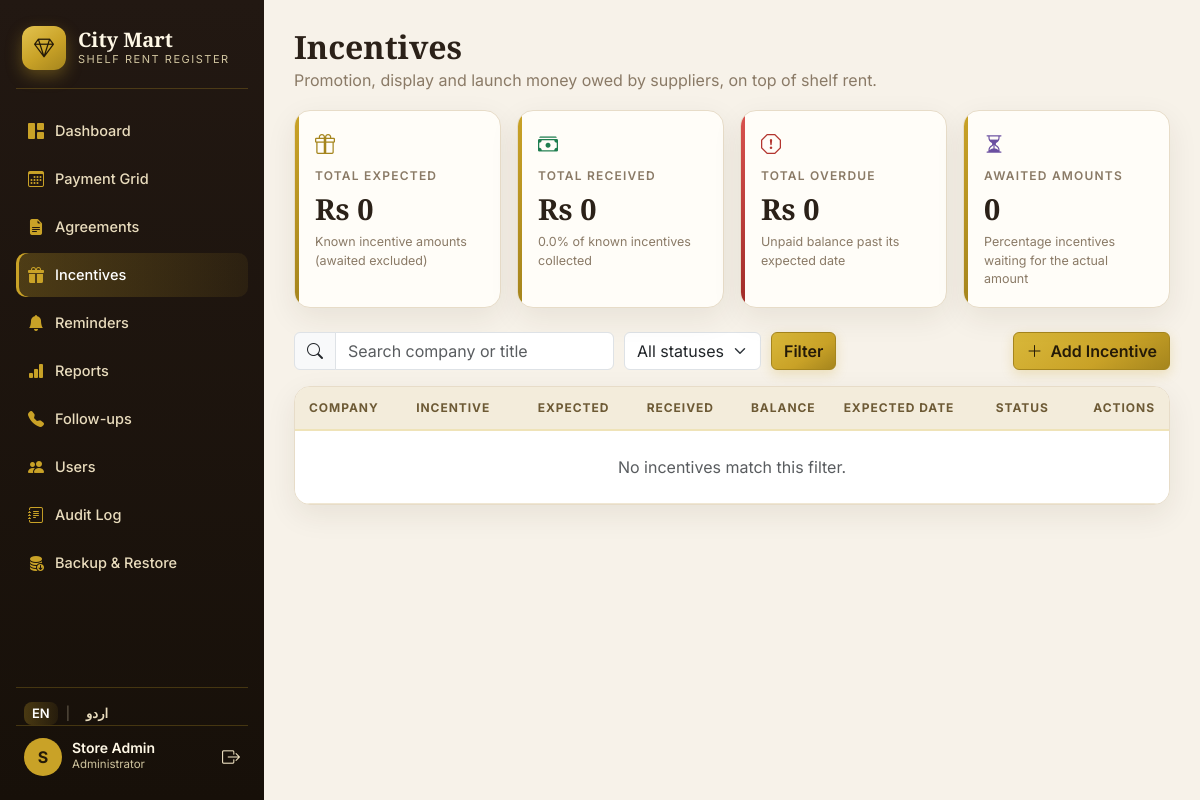
Before: /incentives.php (signed in) with the older database file.
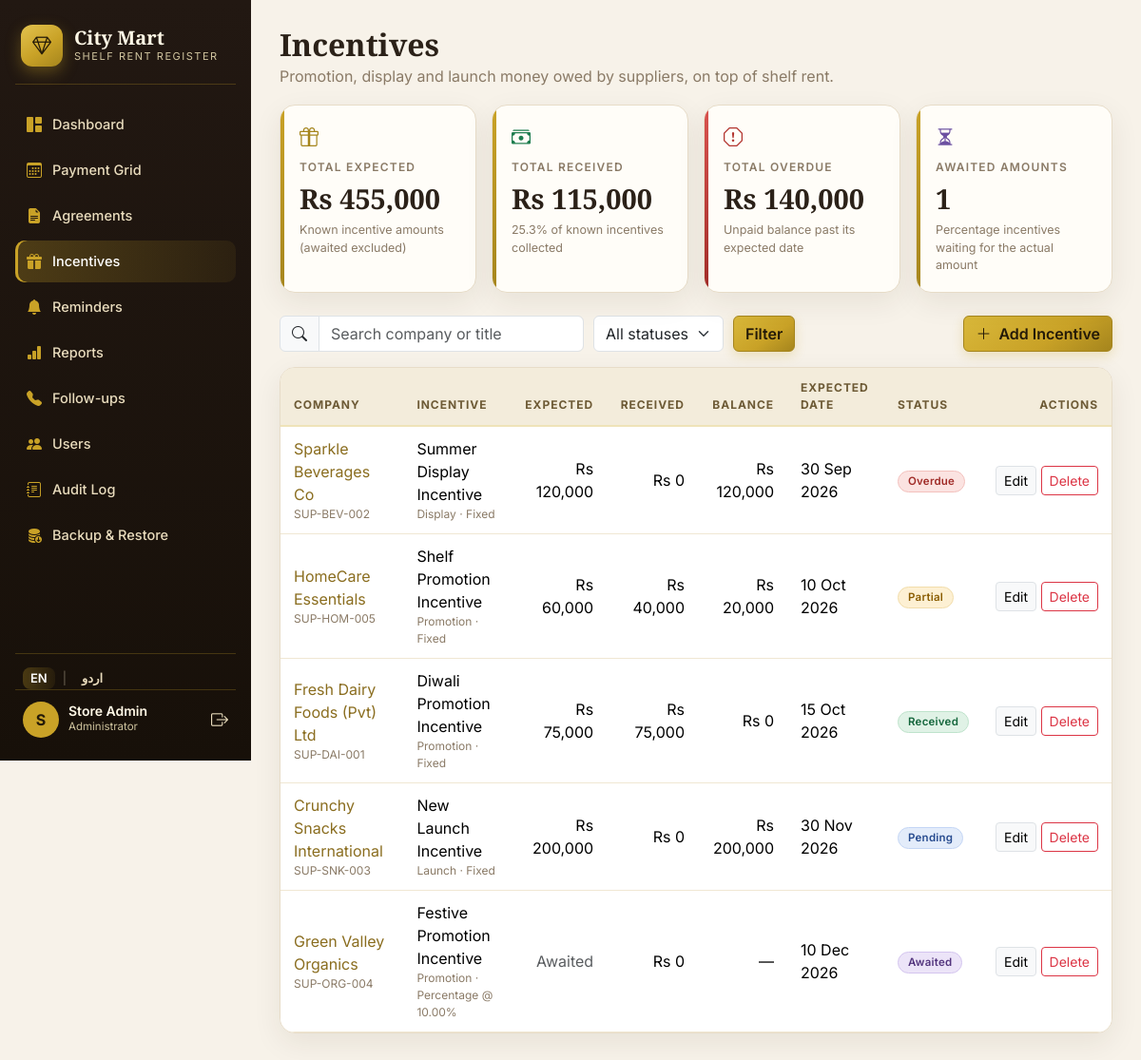
After: the same page with the newer database file.
### tables this page shows
CREATE TABLE IF NOT EXISTS incentives (
  id              INT UNSIGNED AUTO_INCREMENT PRIMARY KEY,
  agreement_id    INT UNSIGNED NOT NULL,
  title           VARCHAR(150) NOT NULL,
  type            ENUM('Promotion','Display','Launch','Target','Other') NOT NULL DEFAULT 'Promotion',
  basis           ENUM('Fixed','Percentage') NOT NULL DEFAULT 'Fixed',
  rate            DECIMAL(5,2)   NULL,            
  expected_amount DECIMAL(12,2)  NULL,            
  received_amount DECIMAL(12,2)  NOT NULL DEFAULT 0,
  expected_date   DATE NOT NULL,                  
  received_date   DATE NULL,                      
  notes           VARCHAR(255) NULL,
  created_by      INT UNSIGNED NULL,
  created_at      TIMESTAMP NOT NULL DEFAULT CURRENT_TIMESTAMP,
  updated_at      TIMESTAMP NOT NULL DEFAULT CURRENT_TIMESTAMP ON UPDATE CURRENT_TIMESTAMP,
  CONSTRAINT fk_incentives_agreement FOREIGN KEY (agreement_id) REFERENCES agreements(id) ON DELETE CASCADE,
  CONSTRAINT fk_incentives_user FOREIGN KEY (created_by) REFERENCES users(id) ON DELETE SET NULL,
  CHECK (received_amount >= 0)
);

CREATE TABLE IF NOT EXISTS agreements (
  id                INT UNSIGNED AUTO_INCREMENT PRIMARY KEY,
  supplier_name     VARCHAR(150) NOT NULL,
  ledger_code       VARCHAR(60)  NOT NULL UNIQUE,
  contact_person    VARCHAR(100) NULL,
  contact_phone     VARCHAR(40)  NULL,
  contact_email     VARCHAR(120) NULL,
  rent_type         ENUM('fixed','percentage') NOT NULL DEFAULT 'fixed',
  rent_amount       DECIMAL(12,2) NULL,           
  percentage_rate   DECIMAL(5,2)  NULL,           
  billing_frequency ENUM('monthly','quarterly','display_drive') NOT NULL DEFAULT 'monthly',
  period_from       DATE NOT NULL,
  period_to         DATE NOT NULL,
  scan_file         VARCHAR(255) NULL,            
  notes             VARCHAR(255) NULL,
  created_by        INT UNSIGNED NULL,
  created_at        TIMESTAMP NOT NULL DEFAULT CURRENT_TIMESTAMP,
  updated_at        TIMESTAMP NOT NULL DEFAULT CURRENT_TIMESTAMP ON UPDATE CURRENT_TIMESTAMP,
  CONSTRAINT fk_agreements_user FOREIGN KEY (created_by) REFERENCES users(id) ON DELETE SET NULL,
  CHECK (period_to >= period_from)
);

### lang.php (called while the page is built, shortened)
<?php
function appLang(): string
{
    return $_SESSION['lang'] ?? 'en';
}
function t(string $key): string
{
    static $dict = null;
    $lang = appLang();
    return $dict[$lang][$key] ?? $dict['en'][$key] ?? $key;
}
function langUrl(string $lang): string
{
    $params = $_GET;
    $params['lang'] = $lang;
    $page = basename($_SERVER['PHP_SELF'] ?? 'index.php');
    return $page . '?' . http_build_query($params);
}

### auth.php (called while the page is built, shortened)
<?php
require_once __DIR__ . '/config.php';
require_once __DIR__ . '/lang.php';
function currentUser(): ?array
{
    return $_SESSION['user'] ?? null;
}
function canWrite(): bool
{
    $u = currentUser();
    return $u && in_array($u['role'], ['admin', 'accountant'], true);
}
function isAdmin(): bool
{
    $u = currentUser();
    return $u && $u['role'] === 'admin';
}
function e($v): string
{
    return htmlspecialchars((string)($v ?? ''), ENT_QUOTES, 'UTF-8');
}
function money($n): string
{
    return cfg('currency') . ' ' . number_format((float)$n, 0);
}

### config.php (called while the page is built, shortened)
<?php
function cfg(string $key)
{
    $map = [
        'db_host' => DB_HOST, 'db_port' => DB_PORT, 'db_name' => DB_NAME,
        'db_user' => DB_USER, 'db_pass' => DB_PASS,
        'mart_name' => MART_NAME, 'app_name' => APP_NAME, 'currency' => CURRENCY,
        'due_day' => DUE_DAY, 'expiry_warn_days' => EXPIRY_WARN_DAYS,
        'upload_dir' => UPLOAD_DIR, 'upload_url' => UPLOAD_URL,
        'max_upload_bytes' => MAX_UPLOAD_BYTES,
    ];
    return $map[$key] ?? null;
}

### billing.php (called while the page is built, shortened)
<?php
function statusLabel(string $s): string
{
    if (function_exists('t')) {
        return t($s);
    }
    return [
        'received' => 'Received',
        'partial'  => 'Partial',
        'due'      => 'Due',
        'overdue'  => 'Overdue',
        'awaited'  => 'Awaited',
        'pending'  => 'Pending',
        'out'      => 'Out of Period',
        'nobill'   => 'No Bill',
    ][$s] ?? $s;
}
function incentiveStatus(array $inc, ?string $today = null): string
{
    $today = $today ?? date('Y-m-d');
    if ($inc['expected_amount'] === null) {
        return 'awaited';
    }
    $expected = (float)$inc['expected_amount'];
    $received = (float)$inc['received_amount'];
    if ($received >= $expected - 0.005) {
        return 'received';
    }
    if ($received > 0) {
        return 'partial';
    }
    return $inc['expected_date'] < $today ? 'overdue' : 'pending';
}
function loadIncentives(PDO $pdo, ?int $agreementId = null): array
{
    $sql = 'SELECT i.*, a.supplier_name, a.ledger_code
              FROM incentives i
              JOIN agreements a ON a.id = i.agreement_id';
    $args = [];
    $sql .= ' ORDER BY i.expected_date, i.id';
    $st = $pdo->prepare($sql);
    $st->execute($args);
    $rows = $st->fetchAll();
    $today = date('Y-m-d');
    foreach ($rows as &$r) {
        $r['status']  = incentiveStatus($r, $today);
    }
    return $rows;
}
function incentiveTotals(PDO $pdo): array
{
    $tot = ['expected' => 0.0, 'received' => 0.0, 'overdue' => 0.0, 'awaited_count' => 0];
    $today = date('Y-m-d');
    foreach (loadIncentives($pdo) as $inc) {
        if ($inc['expected_amount'] === null) {
            $tot['awaited_count']++;
            continue;
        }
        $expected = (float)$inc['expected_amount'];
        $received = (float)$inc['received_amount'];
        $tot['expected'] += $expected;
        $tot['received'] += min($received, $expected);
        if ($inc['expected_date'] < $today && $received < $expected - 0.005) {
            $tot['overdue'] += $expected - $received;
        }
    }
    return $tot;
}

### incentives.php (the view, shortened to what this page needs)
<?php
require_once __DIR__ . '/db.php';
require_once __DIR__ . '/billing.php';
require_once __DIR__ . '/layout.php';
$pdo = db();
$tot   = incentiveTotals($pdo);
$rows  = loadIncentives($pdo);
$q     = trim($_GET['q'] ?? '');
layoutHead(t('incentives'), 'incentives');
pageTitle(t('incentives'), 'Promotion, display and launch money owed by suppliers, on top of shelf rent.');
?>
<div class="row g-3 mb-4">
  <div class="col-md-6 col-xl-3">
    <div class="stat-card">
      <div class="stat-icon gold"><i class="bi bi-gift"></i></div>
      <div class="stat-label"><?= e(t('total_expected')) ?></div>
      <div class="stat-value"><?= money($tot['expected']) ?></div>
      <div class="stat-note">Known incentive amounts (awaited excluded)</div>
    </div>
  </div>
  <div class="col-md-6 col-xl-3">
    <div class="stat-card">
      <div class="stat-icon green"><i class="bi bi-cash-stack"></i></div>
      <div class="stat-label"><?= e(t('total_received')) ?></div>
      <div class="stat-value"><?= money($tot['received']) ?></div>
      <div class="stat-note"><?= $tot['expected'] > 0 ? number_format($tot['received'] / $tot['expected'] * 100, 1) : '0.0' ?>% of known incentives collected</div>
    </div>
  </div>
  <div class="col-md-6 col-xl-3">
    <div class="stat-card danger">
      <div class="stat-icon red"><i class="bi bi-exclamation-octagon"></i></div>
      <div class="stat-label"><?= e(t('total_overdue')) ?></div>
      <div class="stat-value"><?= money($tot['overdue']) ?></div>
      <div class="stat-note">Unpaid balance past its expected date</div>
    </div>
  </div>
  <div class="col-md-6 col-xl-3">
    <div class="stat-card">
      <div class="stat-icon plum"><i class="bi bi-hourglass-split"></i></div>
      <div class="stat-label"><?= e(t('awaited_amounts')) ?></div>
      <div class="stat-value"><?= $tot['awaited_count'] ?></div>
      <div class="stat-note">Percentage incentives waiting for the actual amount</div>
    </div>
  </div>
</div>
<div class="d-flex justify-content-between align-items-center flex-wrap gap-2 mb-3">
  <form class="filter-bar m-0 flex-grow-1" method="get">
    <div class="input-group filter-search">
      <span class="input-group-text"><i class="bi bi-search"></i></span>
      <input class="form-control" name="q" value="<?= e($q) ?>" placeholder="<?= e(t('search')) ?> company or title">
    </div>
    <select class="form-select filter-status" name="status">
      <option value="">All statuses</option>
    </select>
    <button class="btn btn-gold" type="submit"><?= e(t('filter')) ?></button>
  </form>
  <?php if (canWrite()): ?>
    <a class="btn btn-gold" href="incentive_form.php"><i class="bi bi-plus-lg me-1"></i> <?= e(t('add_incentive')) ?></a>
  <?php endif; ?>
</div>
<div class="panel p-0 overflow-hidden">
  <div class="table-responsive">
    <table class="table table-luxe align-middle mb-0">
      <thead>
        <tr><th><?= e(t('company')) ?></th><th>Incentive</th><th class="text-end"><?= e(t('expected')) ?></th><th class="text-end"><?= e(t('received')) ?></th><th class="text-end"><?= e(t('balance')) ?></th><th>Expected date</th><th><?= e(t('status')) ?></th><th class="text-end"><?= e(t('actions')) ?></th></tr>
      </thead>
      <tbody>
      <?php if (!$rows): ?>
        <tr><td colspan="8" class="text-center py-4 text-muted">No incentives match this filter.</td></tr>
      <?php endif; ?>
      <?php foreach ($rows as $inc): ?>
        <tr>
          <td>
            <a href="company.php?id=<?= (int)$inc['agreement_id'] ?>"><?= e($inc['supplier_name']) ?></a>
            <div class="cell-sub"><?= e($inc['ledger_code']) ?></div>
          </td>
          <td><?= e($inc['title']) ?>
            <div class="cell-sub"><?= e($inc['type']) ?> · <?= $inc['basis'] === 'Percentage' ? 'Percentage @ ' . e($inc['rate']) . '%' : 'Fixed' ?></div>
          </td>
          <td class="text-end"><?= $inc['expected_amount'] === null ? '<span class="text-muted">Awaited</span>' : money($inc['expected_amount']) ?></td>
          <td class="text-end"><?= money($inc['received_amount']) ?></td>
          <td class="text-end"><?= $inc['balance'] === null ? '—' : money($inc['balance']) ?></td>
          <td><?= date('d M Y', strtotime($inc['expected_date'])) ?></td>
          <td><span class="pill pill-<?= $inc['status'] ?>"><?= statusLabel($inc['status']) ?></span></td>
          <td class="text-end text-nowrap">
            <?php if (canWrite()): ?>
              <a class="btn btn-sm btn-light border" href="incentive_form.php?id=<?= (int)$inc['id'] ?>"><?= e(t('edit')) ?></a>
            <?php endif; ?>
            <?php if (isAdmin()): ?>
              <form method="post" class="d-inline" onsubmit="return confirm('Delete this incentive? This cannot be undone.');">
                <button class="btn btn-sm btn-outline-danger" type="submit"><?= e(t('delete')) ?></button>
              </form>
            <?php endif; ?>
          </td>
        </tr>
      <?php endforeach; ?>
      </tbody>
    </table>
  </div>
</div>
<?php layoutFoot(); ?>

### layout.php (shortened to what this page needs)
<?php
require_once __DIR__ . '/auth.php';
function layoutHead(string $title, string $active): void
{
    $u = currentUser();
    $lang = appLang();
    $roleLabel = ['admin' => 'Administrator', 'accountant' => 'Accountant', 'viewer' => 'Viewer'][$u['role']] ?? $u['role'];
    $nav = [
        'index'      => ['index.php',      'bi-grid-1x2-fill',  t('dashboard')],
        'grid'       => ['grid.php',       'bi-calendar3',      t('payment_grid')],
        'agreements' => ['agreements.php', 'bi-file-earmark-text-fill', t('agreements')],
        'incentives' => ['incentives.php', 'bi-gift-fill',      t('incentives')],
        'reminders'  => ['reminders.php',  'bi-bell-fill',      t('reminders')],
        'reports'    => ['reports.php',    'bi-bar-chart-fill', t('reports')],
        'followups'  => ['followups.php',  'bi-telephone-fill', t('followups')],
    ];
    if (isAdmin()) {
        $nav['users']  = ['users.php',  'bi-people-fill',  t('users')];
        $nav['audit']  = ['audit.php',  'bi-journal-text', t('audit_log')];
        $nav['backup'] = ['backup.php', 'bi-database-fill-down', t('backup_restore')];
    }
    ?>
<!DOCTYPE html>
<html lang="<?= e($lang) ?>" dir="<?= $lang === 'ur' ? 'rtl' : 'ltr' ?>">
<head>
<link href="assets/vendor/bootstrap/bootstrap.min.css" rel="stylesheet">
<link href="assets/vendor/bootstrap-icons/bootstrap-icons.min.css" rel="stylesheet">
<link href="assets/css/app.css" rel="stylesheet">
</head>
<body>
<div class="shell">
  <aside class="sidebar">
    <div class="brand">
      <div class="brand-mark"><i class="bi bi-gem"></i></div>
      <div>
        <div class="brand-name"><?= e(cfg('mart_name')) ?></div>
        <div class="brand-sub">Shelf Rent Register</div>
      </div>
    </div>
    <nav class="side-nav">
      <?php foreach ($nav as $key => [$href, $icon, $label]): ?>
        <a class="side-link <?= $active === $key ? 'active' : '' ?>" href="<?= $href ?>">
          <i class="bi <?= $icon ?>"></i><span><?= $label ?></span>
        </a>
      <?php endforeach; ?>
    </nav>
    <div class="lang-switch no-print">
      <a href="<?= e(langUrl('en')) ?>" class="<?= $lang === 'en' ? 'active' : '' ?>">EN</a>
      <span class="lang-sep">|</span>
      <a href="<?= e(langUrl('ur')) ?>" class="<?= $lang === 'ur' ? 'active' : '' ?>">اردو</a>
    </div>
    <div class="side-user">
      <div class="avatar"><?= e(strtoupper(substr($u['name'], 0, 1))) ?></div>
      <div class="flex-grow-1">
        <div class="side-user-name"><?= e($u['name']) ?></div>
        <div class="side-user-role"><?= e($roleLabel) ?></div>
      </div>
      <a class="logout" href="logout.php" title="<?= e(t('sign_out')) ?>"><i class="bi bi-box-arrow-right"></i></a>
    </div>
  </aside>
  <main class="content">
<?php
}
function layoutFoot(): void
{
    ?>
  </main>
</div>
</body>
</html>
<?php
}
function pageTitle(string $title, string $sub = ''): void
{
    echo '<div class="page-head"><h1>' . e($title) . '</h1>';
    if ($sub !== '') {
        echo '<p dir="auto">' . e($sub) . '</p>';
    }
    echo '</div>';
}

Changed rows visible on the page:
added incentives: agreement.supplier_name "Sparkle Beverages Co", agreement.ledger_code "SUP-BEV-002", title "Summer Display Incentive", type "Display", basis "Fixed", expected_amount "Rs 120,000", received_amount "Rs 0", balance "Rs 120,000", expected_date "30 Sep 2026", status "Overdue"
added incentives: agreement.supplier_name "HomeCare Essentials", agreement.ledger_code "SUP-HOM-005", title "Shelf Promotion Incentive", type "Promotion", basis "Fixed", expected_amount "Rs 60,000", received_amount "Rs 40,000", balance "Rs 20,000", expected_date "10 Oct 2026", status "Partial"
added incentives: agreement.supplier_name "Fresh Dairy Foods (Pvt) Ltd", agreement.ledger_code "SUP-DAI-001", title "Diwali Promotion Incentive", type "Promotion", basis "Fixed", expected_amount "Rs 75,000", received_amount "Rs 75,000", balance "Rs 0", expected_date "15 Oct 2026", status "Received"
added incentives: agreement.supplier_name "Crunchy Snacks International", agreement.ledger_code "SUP-SNK-003", title "New Launch Incentive", type "Launch", basis "Fixed", expected_amount "Rs 200,000", received_amount "Rs 0", balance "Rs 200,000", expected_date "30 Nov 2026", status "Pending"
added incentives: agreement.supplier_name "Green Valley Organics", agreement.ledger_code "SUP-ORG-004", title "Festive Promotion Incentive", type "Promotion", rate "10.00", shows "Awaited", received_amount "Rs 0", expected_date "10 Dec 2026", status "Awaited"
Other visible differences:
money($tot['expected']): "Rs 0" → "Rs 455,000"
money($tot['received']): "Rs 0" → "Rs 115,000"
$tot['received'] / $tot['expected'] * 100: (not shown) → "25.3"
money($tot['overdue']): "Rs 0" → "Rs 140,000"
$tot['awaited_count']: "0" → "1"
text no longer shown: "0.0 No incentives match this filter."
